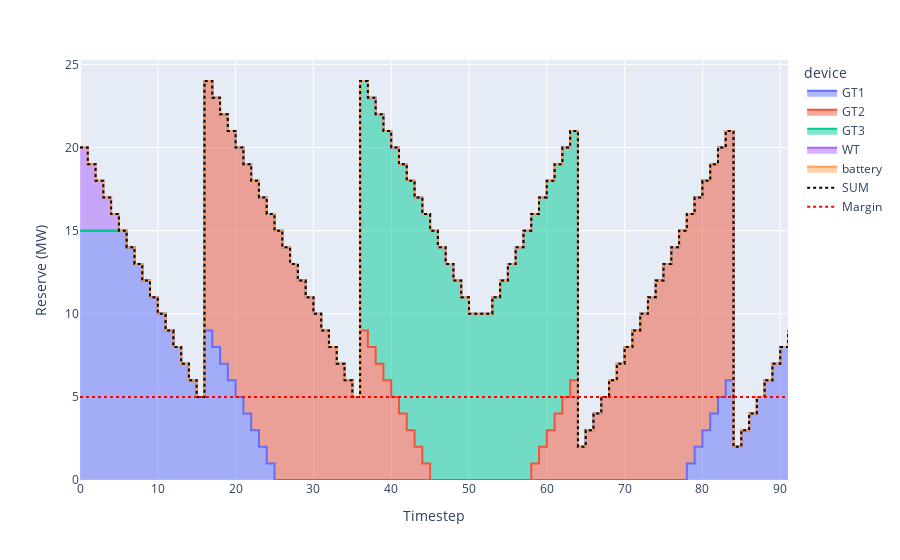

This figure's notebook cell:
### Code cell
plots.plot_reserve(res,simulator.optimiser)
